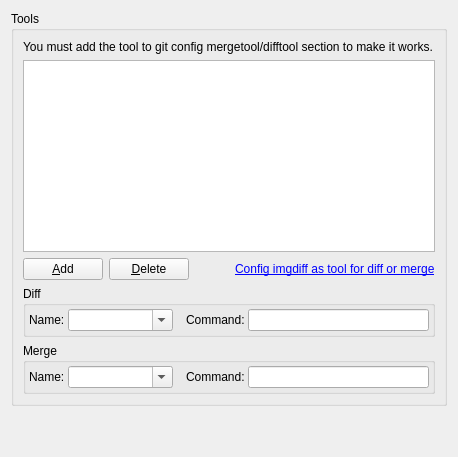
     <widget class="QWidget" name="tabTools">
      <attribute name="title">
       <string>&amp;Tools</string>
      </attribute>
      <layout class="QVBoxLayout" name="verticalLayout_7">
       <item>
        <widget class="QGroupBox" name="groupBox_7">
         <property name="title">
          <string>Tools</string>
         </property>
         <layout class="QVBoxLayout" name="verticalLayout_8">
          <item>
           <widget class="QLabel" name="label_12">
            <property name="text">
             <string>You must add the tool to git config mergetool/difftool section to make it works.</string>
            </property>
           </widget>
          </item>
          <item>
           <widget class="QTableView" name="tableView">
            <property name="selectionBehavior">
             <enum>QAbstractItemView::SelectionBehavior::SelectRows</enum>
            </property>
           </widget>
          </item>
          <item>
           <layout class="QHBoxLayout" name="horizontalLayout_2">
            <item>
             <widget class="QPushButton" name="btnAdd">
              <property name="text">
               <string>&amp;Add</string>
              </property>
             </widget>
            </item>
            <item>
             <widget class="QPushButton" name="btnDelete">
              <property name="text">
               <string>&amp;Delete</string>
              </property>
             </widget>
            </item>
            <item>
             <spacer name="horizontalSpacer_6">
              <property name="orientation">
               <enum>Qt::Orientation::Horizontal</enum>
              </property>
              <property name="sizeHint" stdset="0">
               <size>
                <width>40</width>
                <height>20</height>
               </size>
              </property>
             </spacer>
            </item>
            <item>
             <widget class="QLabel" name="lbConfigImgDiff">
              <property name="text">
               <string>&lt;a href='#config'&gt;Config imgdiff as tool for diff or merge&lt;/a&gt;</string>
              </property>
             </widget>
            </item>
           </layout>
          </item>
          <item>
           <widget class="QGroupBox" name="groupBox_8">
            <property name="title">
             <string>Diff</string>
            </property>
            <layout class="QHBoxLayout" name="horizontalLayout_6">
             <property name="spacing">
              <number>3</number>
             </property>
             <property name="leftMargin">
              <number>3</number>
             </property>
             <property name="topMargin">
              <number>3</number>
             </property>
             <property name="rightMargin">
              <number>3</number>
             </property>
             <property name="bottomMargin">
              <number>3</number>
             </property>
             <item>
              <widget class="QLabel" name="label_3">
               <property name="text">
                <string>Name:</string>
               </property>
              </widget>
             </item>
             <item>
              <widget class="QComboBox" name="cbDiffName">
               <property name="toolTip">
                <string>Specify diff tool name or choose default one</string>
               </property>
               <property name="editable">
                <bool>true</bool>
               </property>
               <property name="currentIndex">
                <number>-1</number>
               </property>
               <property name="insertPolicy">
                <enum>QComboBox::InsertPolicy::NoInsert</enum>
               </property>
               <item>
                <property name="text">
                 <string notr="true">opendiff</string>
                </property>
               </item>
               <item>
                <property name="text">
                 <string notr="true">kdiff3</string>
                </property>
               </item>
               <item>
                <property name="text">
                 <string notr="true">tkdiff</string>
                </property>
               </item>
               <item>
                <property name="text">
                 <string notr="true">xxdiff</string>
                </property>
               </item>
               <item>
                <property name="text">
                 <string notr="true">meld</string>
                </property>
               </item>
               <item>
                <property name="text">
                 <string notr="true">kompare</string>
                </property>
               </item>
               <item>
                <property name="text">
                 <string notr="true">gvimdiff</string>
                </property>
               </item>
               <item>
                <property name="text">
                 <string notr="true">diffuse</string>
                </property>
               </item>
               <item>
                <property name="text">
                 <string notr="true">diffmerge</string>
                </property>
               </item>
               <item>
                <property name="text">
                 <string notr="true">ecmerge</string>
                </property>
               </item>
               <item>
                <property name="text">
                 <string notr="true">p4merge</string>
                </property>
               </item>
               <item>
                <property name="text">
                 <string notr="true">araxis</string>
                </property>
               </item>
               <item>
                <property name="text">
                 <string notr="true">bc</string>
                </property>
               </item>
               <item>
                <property name="text">
                 <string notr="true">codecompare</string>
                </property>
               </item>
               <item>
                <property name="text">
                 <string notr="true">smerge</string>
                </property>
               </item>
               <item>
                <property name="text">
                 <string notr="true">emerge</string>
                </property>
               </item>
              </widget>
             </item>
             <item>
              <spacer name="horizontalSpacer_3">
               <property name="orientation">
                <enum>Qt::Orientation::Horizontal</enum>
               </property>
               <property name="sizeType">
                <enum>QSizePolicy::Policy::Fixed</enum>
               </property>
               <property name="sizeHint" stdset="0">
                <size>
                 <width>10</width>
                 <height>20</height>
                </size>
               </property>
              </spacer>
             </item>
             <item>
              <widget class="QLabel" name="label_4">
               <property name="text">
                <string>Command:</string>
               </property>
              </widget>
             </item>
             <item>
              <widget class="QLineEdit" name="leDiffCmd">
               <property name="toolTip">
                <string>The command line and arguments, for example:
imgdiff &quot;$LOCAL&quot; &quot;$REMOTE&quot;</string>
               </property>
              </widget>
             </item>
            </layout>
           </widget>
          </item>
          <item>
           <widget class="QGroupBox" name="groupBox_9">
            <property name="title">
             <string>Merge</string>
            </property>
            <layout class="QHBoxLayout" name="horizontalLayout_7">
             <property name="spacing">
              <number>3</number>
             </property>
             <property name="leftMargin">
              <number>3</number>
             </property>
             <property name="topMargin">
              <number>3</number>
             </property>
             <property name="rightMargin">
              <number>3</number>
             </property>
             <property name="bottomMargin">
              <number>3</number>
             </property>
             <item>
              <widget class="QLabel" name="label_5">
               <property name="text">
                <string>Name:</string>
               </property>
              </widget>
             </item>
             <item>
              <widget class="QComboBox" name="cbMergeName">
               <property name="toolTip">
                <string>Specify merge tool name or choose default one</string>
               </property>
               <property name="editable">
                <bool>true</bool>
               </property>
               <property name="currentIndex">
                <number>-1</number>
               </property>
               <property name="insertPolicy">
                <enum>QComboBox::InsertPolicy::NoInsert</enum>
               </property>
               <item>
                <property name="text">
                 <string notr="true">opendiff</string>
                </property>
               </item>
               <item>
                <property name="text">
                 <string notr="true">kdiff3</string>
                </property>
               </item>
               <item>
                <property name="text">
                 <string notr="true">tkdiff</string>
                </property>
               </item>
               <item>
                <property name="text">
                 <string notr="true">xxdiff</string>
                </property>
               </item>
               <item>
                <property name="text">
                 <string notr="true">meld</string>
                </property>
               </item>
               <item>
                <property name="text">
                 <string notr="true">tortoisemerge</string>
                </property>
               </item>
               <item>
                <property name="text">
                 <string notr="true">gvimdiff</string>
                </property>
               </item>
               <item>
                <property name="text">
                 <string notr="true">diffuse</string>
                </property>
               </item>
               <item>
                <property name="text">
                 <string notr="true">diffmerge</string>
                </property>
               </item>
               <item>
                <property name="text">
                 <string notr="true">ecmerge</string>
                </property>
               </item>
               <item>
                <property name="text">
                 <string notr="true">p4merge</string>
                </property>
               </item>
               <item>
                <property name="text">
                 <string notr="true">araxis</string>
                </property>
               </item>
               <item>
                <property name="text">
                 <string notr="true">bc</string>
                </property>
               </item>
               <item>
                <property name="text">
                 <string notr="true">codecompare</string>
                </property>
               </item>
               <item>
                <property name="text">
                 <string notr="true">smerge</string>
                </property>
               </item>
               <item>
                <property name="text">
                 <string notr="true">emerge</string>
                </property>
               </item>
              </widget>
             </item>
             <item>
              <spacer name="horizontalSpacer_7">
               <property name="orientation">
                <enum>Qt::Orientation::Horizontal</enum>
               </property>
               <property name="sizeType">
                <enum>QSizePolicy::Policy::Fixed</enum>
               </property>
               <property name="sizeHint" stdset="0">
                <size>
                 <width>10</width>
                 <height>20</height>
                </size>
               </property>
              </spacer>
             </item>
             <item>
              <widget class="QLabel" name="label_13">
               <property name="text">
                <string>Command:</string>
               </property>
              </widget>
             </item>
             <item>
              <widget class="QLineEdit" name="leMergeCmd">
               <property name="toolTip">
                <string>The command line and arguments, for example:
imgdiff &quot;$BASE&quot; &quot;$LOCAL&quot; &quot;$REMOTE&quot; -o &quot;$MERGED&quot;</string>
               </property>
              </widget>
             </item>
            </layout>
           </widget>
          </item>
         </layout>
        </widget>
       </item>
       <item>
        <spacer name="verticalSpacer_5">
         <property name="orientation">
          <enum>Qt::Orientation::Vertical</enum>
         </property>
         <property name="sizeHint" stdset="0">
          <size>
           <width>20</width>
           <height>40</height>
          </size>
         </property>
        </spacer>
       </item>
      </layout>
     </widget>
